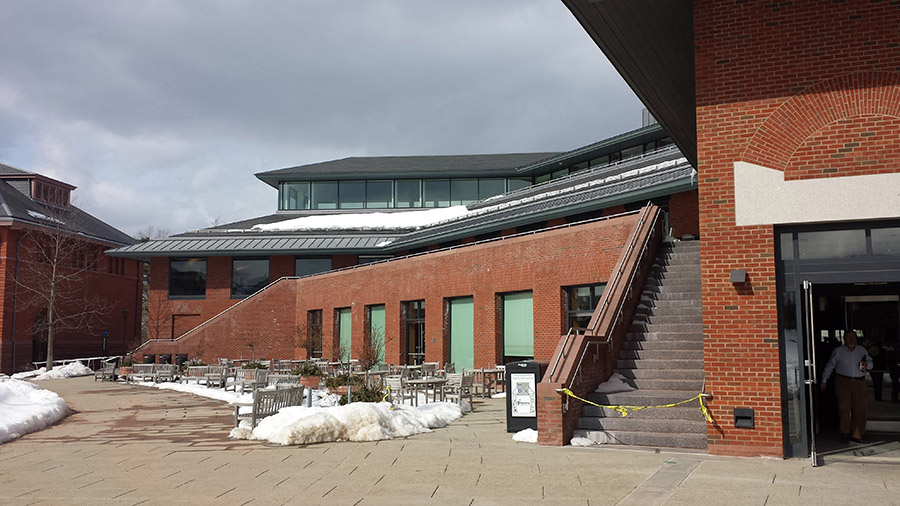
#> input picture Assignment 4/wes1.jpg, 900 x 506 px
$ python 01MatchingKeypoints.py   (older library calls are emulated)
#> lines starting #> are read from the running program, lines starting #| are printed output that depends on the picture
'''
Created on Mar 4, 2014

@author: Yuon
'''

import cv2
import numpy.linalg as lin
import numpy as np
import matplotlib.pyplot as plt


def bestMatches(des1,des2):
    best_matches = []
    for i in range(0, des1.shape[0]):
        des1dex = 0
        des2dex = 0
        dij = 1000
        for j in range(0, des2.shape[0]):
            dist = lin.norm((des2[j] - des1[i]))

            if dist < dij:
                dij = dist
                des1dex = i
                des2dex = j

        best_matches.append([des1dex, des2dex, dij])
    return best_matches


img1 = cv2.imread("wes1.jpg")
#> img1 is the input picture: shape (506, 900, 3); mean B, G, R 114.7, 119.1, 131.6
img2 = cv2.imread("wes2.jpg")
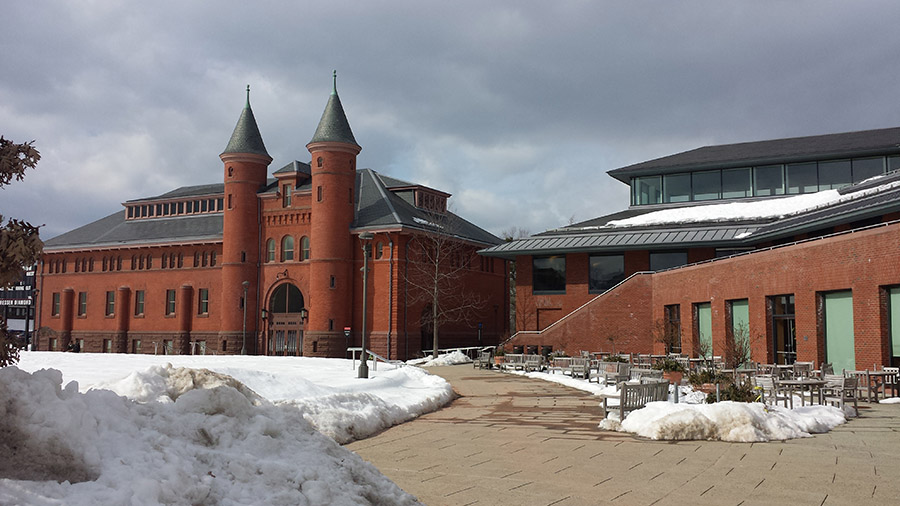
#> input picture Assignment 4/wes2.jpg, 900 x 506 px
#> img2 is the input picture: shape (506, 900, 3); mean B, G, R 127.4, 127, 134.4

img_gray1 = cv2.cvtColor(img1,cv2.COLOR_BGR2GRAY)
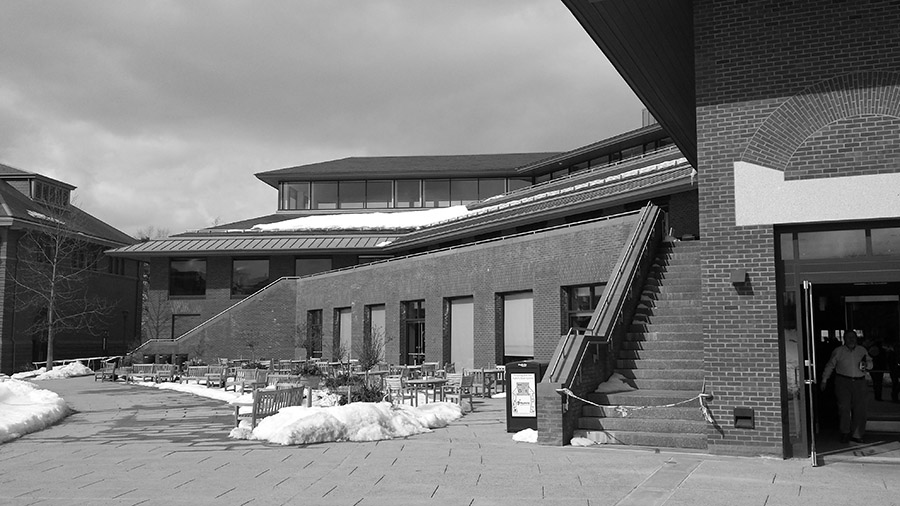
#> img_gray1: shape (506, 900); min 0, max 255, mean 122.3
img_gray2 = cv2.cvtColor(img2,cv2.COLOR_BGR2GRAY)
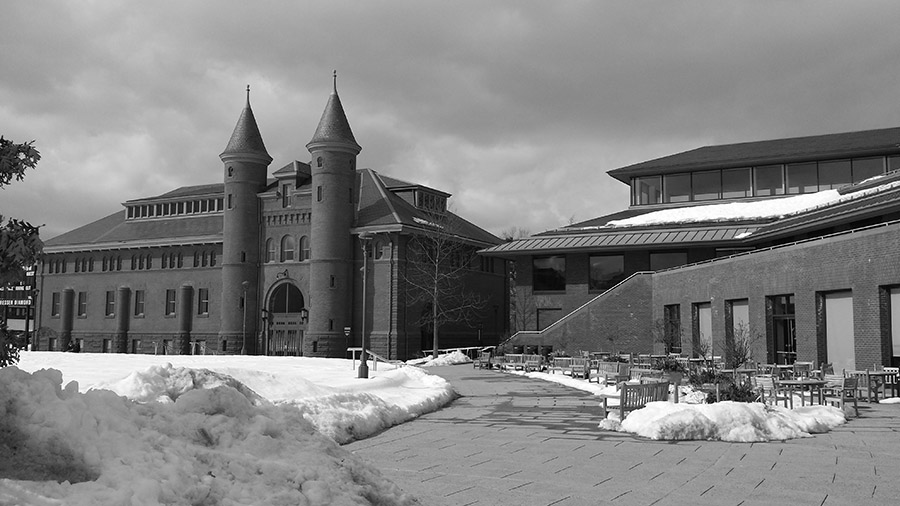
#> img_gray2: shape (506, 900); min 0, max 255, mean 129.3

sift = cv2.SIFT()

[kp1,des1] = sift.detectAndCompute(img_gray1, None)
#> kp1 = 2201 keypoints; strongest (x, y, size): (67, 363, 2.4), (234, 390, 1.9), (61, 364, 2.1), (152, 380, 1.9)
[kp2,des2] = sift.detectAndCompute(img_gray2, None)
#> kp2 = 1698 keypoints; strongest (x, y, size): (11, 346, 2.1), (449, 352, 1.9), (29, 346, 2.4), (349, 349, 2)

best_matches = bestMatches(des1, des2)
#> after the loop in bestMatches, `for i in range(0, des1.shape[0]):`: best_matches = 2201 items, first 6: [0, 626, 190.1], [1, 1667, 187.6], [2, 501, 310.1], [3, 795, 182.7], [4, 674, 136.3], [5, 626, 162.2]

sorted_matches = sorted(best_matches, key = lambda x:x[2])
#> sorted_matches = 2201 items, first 6: [479, 1199, 27.33], [831, 1654, 36.37], [649, 1398, 37.24], [513, 1261, 37.32], [410, 1165, 38.12], [682, 1438, 38.21]

dists = np.zeros(len(sorted_matches))
#> dists = 2201 values from 0 to 0
for k in range(0, len(sorted_matches)-1):
    dists[k] = sorted_matches[k][2]
#> after the loop, dists = 2201 values, max 423.8 at index 2199, min 0 at index 2200, mean 257.8

[histogram, edges] = np.histogram(dists, 20, (0,450))
#> histogram = 20 values, max 334 at index 14, min 0 at index 19, mean 110; edges = 21 values from 0 to 450

bin_width = edges[1]- edges[0]
#> bin_width = 22.5

plt.bar(edges[0:-1], histogram, bin_width)
plt.show()
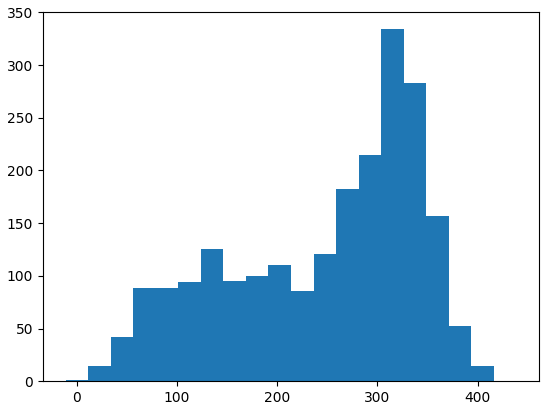
#> figure drawn by matplotlib, 1 panel; tallest bar 334 high, from x = 303.8 to 326.2
